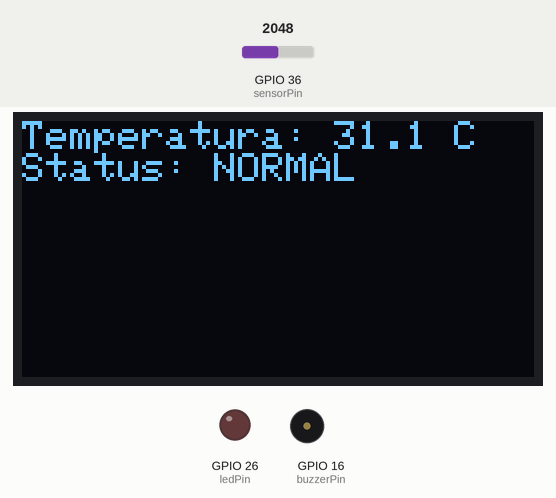
Simulated run of this sketch. Board: ESP32. Shown: 128×64 one-colour display, output pins drawn as LEDs (lit = HIGH), buzzer (waves = sounding). Inputs (shaded band) come from the test bench; at power-on: GPIO 36 (sensorPin) = 2048. WiFi joins after 1.5 s; servers stay silent unless stated; no MQTT or app messages arrive unless stated; what the sketch prints to the serial monitor is not drawn.

Above: at 2.7 s.
2.8 s: GPIO 36 (sensorPin) set to 1590
At 3.5 s:
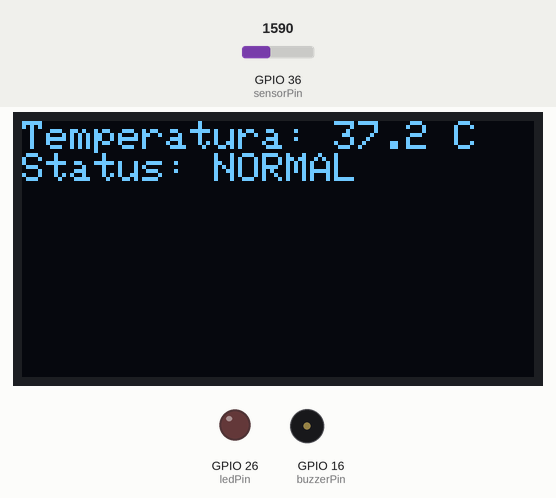
4.4 s: GPIO 36 (sensorPin) set to 1504
At 5.01 s:
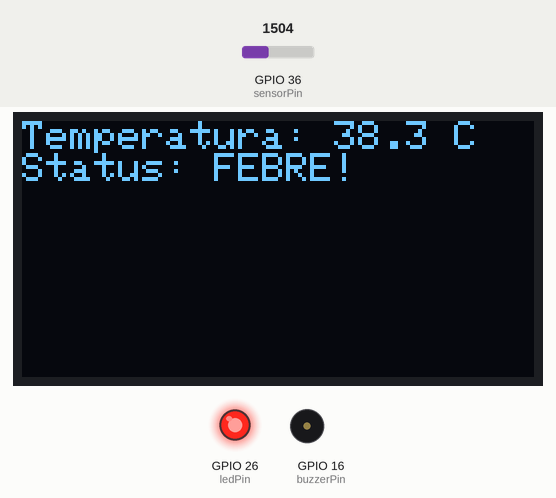
6.9 s: GPIO 36 (sensorPin) set to 4095
At 8.3 s:
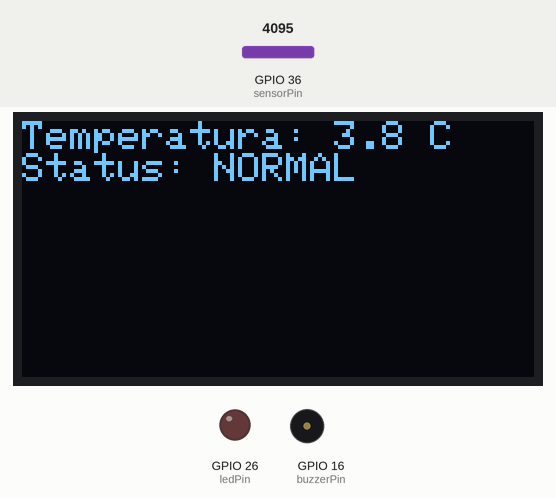
Timing chart, 0 to 9.9 s (numbered marks = the images above; inputs shaded):
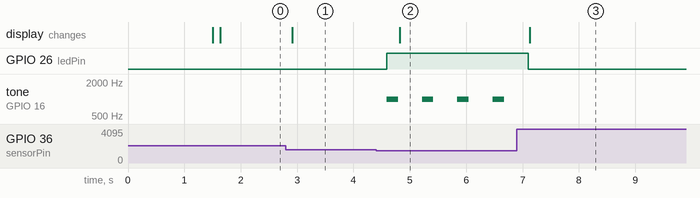

The sketch:

sketch.ino
```cpp
#include <WiFi.h>
#include <PubSubClient.h>
#include <ArduinoJson.h>
#include <Adafruit_GFX.h>
#include <Adafruit_SSD1306.h>

// -------------------- CONFIGURAÇÕES GERAIS --------------------
const char* ssid = "Wokwi-GUEST";
const char* password = "";

const char* mqttServer = "test.mosquitto.org";
const int mqttPort = 1883;

const char* CLIENT_ID = "ESP32Simulado";
const char* TOPICO_TEMPERATURA = "temperatura/valor";

// -------------------- PINOS --------------------
const int sensorPin = 36;   // NTC
const int buzzerPin = 16;   // Buzzer
const int ledPin = 26;      // LED vermelho

// -------------------- CONSTANTES --------------------
const float TEMPERATURA_ALERTA_C = 37.5;

// -------------------- OBJETOS --------------------
WiFiClient espClient;
PubSubClient client(espClient);

#define LARGURA_OLED 128
#define ALTURA_OLED 64
#define RESET_OLED -1
Adafruit_SSD1306 tela(LARGURA_OLED, ALTURA_OLED, &Wire, RESET_OLED);

unsigned long lastMsg = 0;
const unsigned long DELAY_PUBLISH_MS = 2000;

// -------------------- FUNÇÕES --------------------
void conectarWiFi() {
  Serial.print("Conectando ao Wi-Fi");
  WiFi.begin(ssid, password);
  while (WiFi.status() != WL_CONNECTED) {
    delay(500);
    Serial.print(".");
  }
  Serial.println(" conectado!");
  Serial.print("IP: ");
  Serial.println(WiFi.localIP());
}

void conectarMQTT() {
  while (!client.connected()) {
    Serial.print("Conectando ao MQTT...");
    if (client.connect(CLIENT_ID)) {
      Serial.println(" conectado!");
    } else {
      Serial.print(" falhou, rc=");
      Serial.print(client.state());
      Serial.println(" tentando novamente em 5s");
      delay(5000);
    }
  }
}

void enviarTemperatura(float temp) {
  char valorStr[16];
  dtostrf(temp, 4, 1, valorStr);

  if (client.publish(TOPICO_TEMPERATURA, valorStr)) {
    Serial.print("Publicado valor puro: ");
    Serial.println(valorStr);
  } else {
    Serial.println("Falha na publicação MQTT");
  }
}

float lerTemperaturaNTC(int adc) {
  // Inversão do NTC do Wokwi
  return map(adc, 1000, 2500, 450, 250) / 10.0;
}

void mostrarTela(float tempC, bool febre) {
  tela.clearDisplay();
  tela.setTextSize(1);
  tela.setTextColor(SSD1306_WHITE);
  tela.setCursor(0,0);

  tela.print("Temperatura: ");
  tela.print(tempC, 1);
  tela.println(" C");

  tela.print("Status: ");
  if (febre) {
    tela.println("FEBRE!");
  } else {
    tela.println("NORMAL");
  }

  tela.display();
}

// -------------------- SETUP --------------------
void setup() {
  Serial.begin(115200);
  pinMode(buzzerPin, OUTPUT);
  pinMode(ledPin, OUTPUT);
  digitalWrite(buzzerPin, LOW);
  digitalWrite(ledPin, LOW);

  conectarWiFi();
  client.setServer(mqttServer, mqttPort);

  // Inicializa OLED
  if(!tela.begin(SSD1306_SWITCHCAPVCC, 0x3C)) {
    Serial.println("Falha ao inicializar OLED");
    while(true);
  }
  tela.clearDisplay();
  tela.display();
}

// -------------------- LOOP --------------------
void loop() {
  if (!client.connected()) {
    conectarMQTT();
  }
  client.loop();

  unsigned long now = millis();

  int valorADC = analogRead(sensorPin);
  float tempC = lerTemperaturaNTC(valorADC);

  // Verifica febre
  bool febre = tempC > TEMPERATURA_ALERTA_C;

  // LED e buzzer
  if (febre) {
    digitalWrite(ledPin, HIGH);
    tone(buzzerPin, 1000); // 1 kHz
    delay(200);
    noTone(buzzerPin);
  } else {
    digitalWrite(ledPin, LOW);
  }

  // Atualiza OLED
  mostrarTela(tempC, febre);

  // Serial Monitor
  Serial.print("Temp: ");
  Serial.print(tempC, 1);
  Serial.print(" °C | Status: ");
  Serial.println(febre ? "FEBRE" : "NORMAL");

  // Publica MQTT
  if (now - lastMsg > DELAY_PUBLISH_MS) {
    lastMsg = now;
    enviarTemperatura(tempC);
  }

  delay(400);
}
```

Measured:
- the behaviour switches between 1563 and 1562 on GPIO 36 (sensorPin) (found by bisection; images 1 and 2)
- after the input at 2.8 s, the display: changes after 0.11 s (image 1)
- after the input at 4.4 s, GPIO 26 (ledPin): LOW → HIGH after 0.19 s; tone on GPIO 16 (buzzerPin): alternates 1000 Hz for 0.20 s and silent for 0.43 s, starting after 0.19 s; the display: changes after 0.42 s (image 2)
- after the input at 6.9 s, GPIO 26 (ledPin): HIGH → LOW after 0.20 s; tone on GPIO 16 (buzzerPin): stops changing and stays silent; the display: changes after 0.22 s (image 3)
